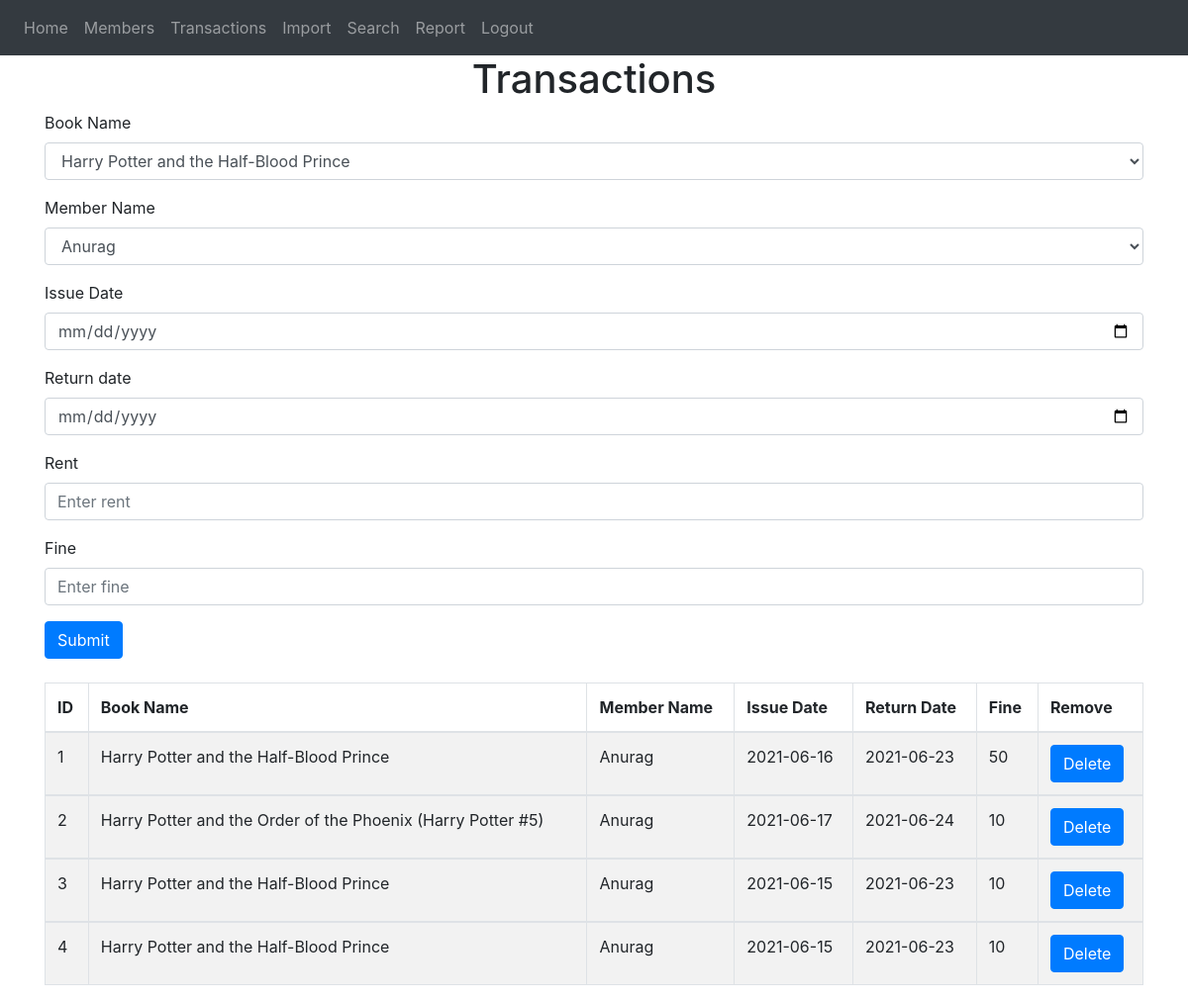
Page /trans (signed in) on the committed database.
### manager/models.py (models this page shows)
class Trans(db.Model):
    transID = db.Column(db.Integer, primary_key=True)
    book_id = db.Column(db.Integer, db.ForeignKey('books.bookID'))
    mem_id = db.Column(db.Integer, db.ForeignKey('members.memID'))
    member_name = db.Column(db.String(150))
    book_name = db.Column(db.String(150))
    iss_date = db.Column(db.String(150))
    ret_date = db.Column(db.String(150))
    rent = db.Column(db.String(150))
    fine = db.Column(db.String(150))
    date = db.Column(db.DateTime(timezone=True), default=func.now())
    user_id = db.Column(db.Integer, db.ForeignKey(user))

### manager/views.py (the view, shortened to what this page needs)
@views.route('/trans', methods=['GET', 'POST'])
@login_required
def trans():
    return render_template("trans.html", user=current_user)

### manager/__init__.py (called while the page is built)
def create_app():
    app = Flask(__name__)
    app.config['SECRET_KEY'] = 'secretkey'
    app.config['SQLALCHEMY_DATABASE_URI'] = f'sqlite:///{DB_NAME}'
    db.init_app(app)
    from .views import views
    from .operations import operations
    from .auth import auth
    app.register_blueprint(views, url_prefix='/')
    app.register_blueprint(operations, url_prefix='/')
    app.register_blueprint(auth, url_prefix='/')
    from .models import User, Books, Trans, Members
    create_database(app)
    login_manager = LoginManager()
    login_manager.login_view = 'auth.login'
    login_manager.init_app(app)
    @login_manager.user_loader
    def load_user(id):
        return User.query.get(int(id))
    return app

### manager/templates/trans.html
{% extends "base.html" %} {% block title %}Transactions{% endblock %} {% block content %}
<h1 align="center">Transactions</h1>
<form method="POST">
  <div class="form-group">
    <label for="book_name">Book Name</label>
    <select class="form-control" name="book_name" id="book_name" placeholder="Enter book_name">
      {% for Book in user.Books %}
      <option value={{ Book.bookID }}>
        <td>{{ Book.title }}</td>
      </option>
      {% endfor %}
    </select>
  </div>
  <div class="form-group">
    <label for="book_name">Member Name</label>
    <select class="form-control" name="member_name" id="member_name">
      {% for member in user.Members %}
      <option value={{ member.memID }}>
        <td>
          {{ member.name }}
        </td>
      </option>
      {% endfor %}
    </select>
  </div>
  <div class="form-group">
    <label for="iss_date">Issue Date</label>
    <input type="date" class="form-control" id="iss_date" name="iss_date" placeholder="Enter iss_date" required />
  </div>
  <div class="form-group">
    <label for="ret_date">Return date</label>
    <input type="date" class="form-control" id="ret_date" name="ret_date" placeholder="Enter ret_date" required />
  </div>
  <div class="form-group">
    <label for="rent">Rent</label>
    <input type="number" class="form-control" id="rent" name="rent" placeholder="Enter rent" required />
  </div>
  <div class="form-group">
    <label for="fine">Fine</label>
    <input type="number" class="form-control" id="fine" name="fine" placeholder="Enter fine" required />
  </div>
  <button type="submit" class="btn btn-primary">Submit</button>
</form>
<br>
<table class="table table-striped table-bordered">
  <thead>
    <tr>
      <th>ID</th>
      <th>Book Name</th>
      <th>Member Name</th>
      <th>Issue Date</th>
      <th>Return Date</th>
      <th>Fine</th>
      <th>Remove</th>
    </tr>
  </thead>
  {% for tran in user.Trans %}
  <tbody>
    <tr>
      <td>{{ tran.transID }}</td>
      <td>{{ tran.book_name }}</td>
      <td>{{ tran.member_name }}</td>
      <td>{{ tran.iss_date }}</td>
      <td>{{ tran.ret_date }}</td>
      <td>{{ tran.fine }}</td>
      <td>
        <form method="post" action="{{ url_for('operations.delete_trans', transID=tran.transID) }}" )>
          <input class="btn btn-primary" type="submit" name="delete" value="Delete">
        </form>
      </td>
    </tr>
  </tbody>
  {% endfor %}
</table>
{% endblock %}

### rows in the picture
Trans: transID "1", book_name "Harry Potter and the Half-Blood Prince", member_name "Anurag", iss_date "2021-06-16", ret_date "2021-06-23", fine "50"
Trans: transID "2", book_name "Harry Potter and the Order of the Phoenix (Harry Potter #5)", member_name "Anurag", iss_date "2021-06-17", ret_date "2021-06-24", fine "10"
Trans: transID "3", book_name "Harry Potter and the Half-Blood Prince", member_name "Anurag", iss_date "2021-06-15", ret_date "2021-06-23", fine "10"
Trans: transID "4", book_name "Harry Potter and the Half-Blood Prince", member_name "Anurag", iss_date "2021-06-15", ret_date "2021-06-23", fine "10"
